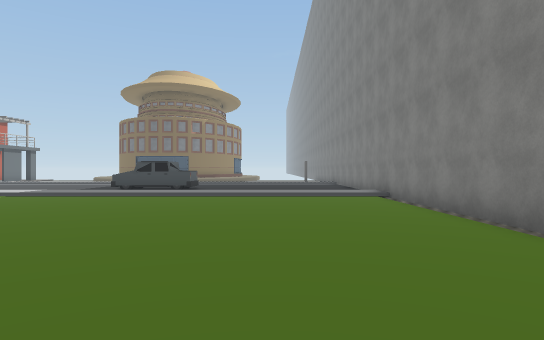
View 1 (above)

24 first-person views from a walk through a 3-D level made in the Unity game engine. The camera is 1.5 m above the floor, looks level and sees 75° across. The floor is counted in squares, 2 m on a side. Each view is taken from the middle of a square. On the plan, view 1 faces up. The plan holds only what a view shows up to about 11 squares ahead; the rest is blank. The place goes on beyond the plan. Some animated figures are left out. Some surface patterns are stand-ins.

View 2
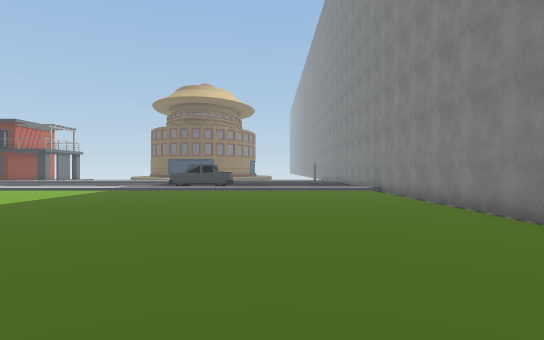

View 3
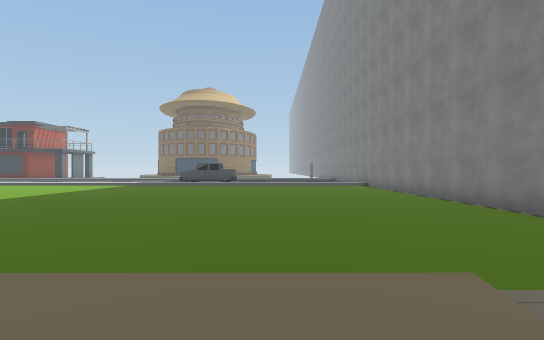

View 4
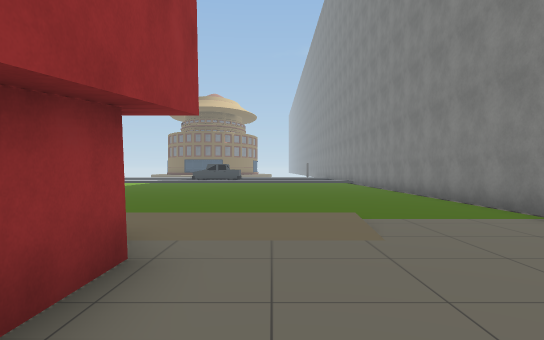

View 5
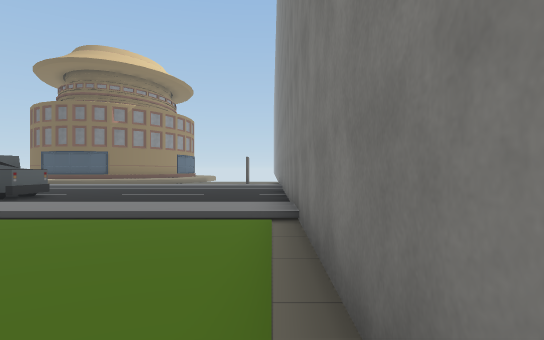

View 6
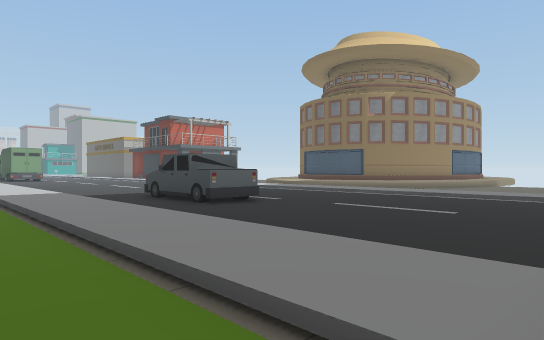

View 7
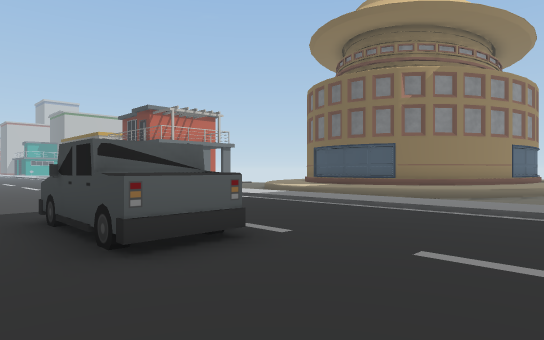

View 8
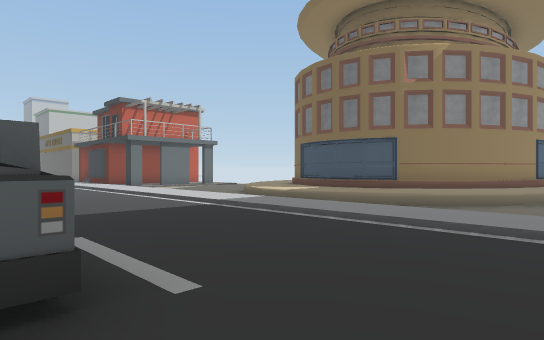

View 9
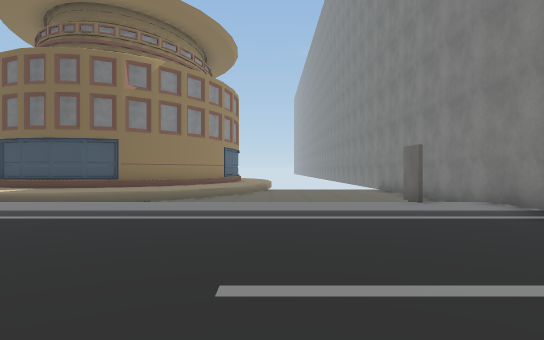

View 10
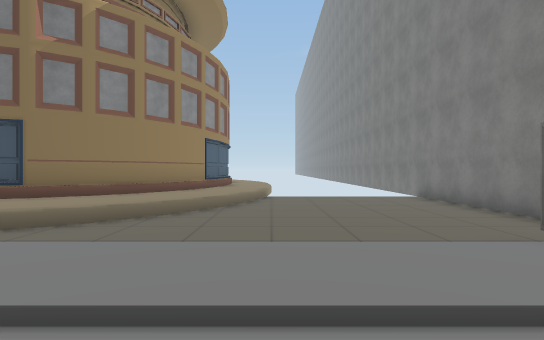

View 11
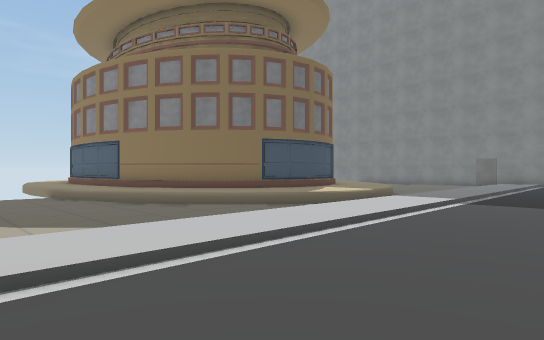

View 12
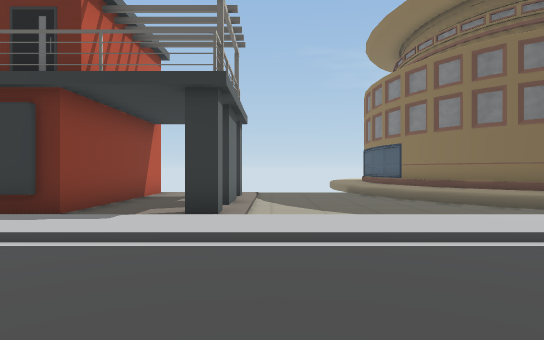

View 13
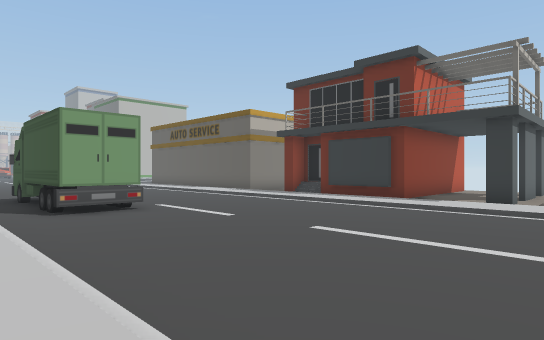

View 14
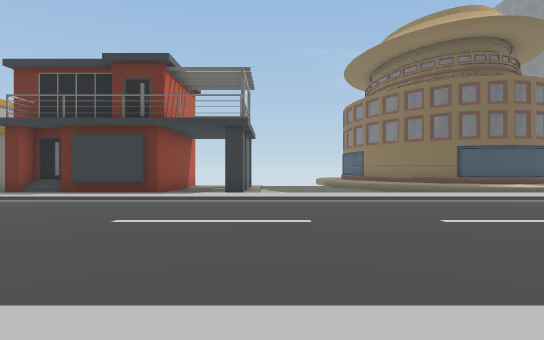

View 15
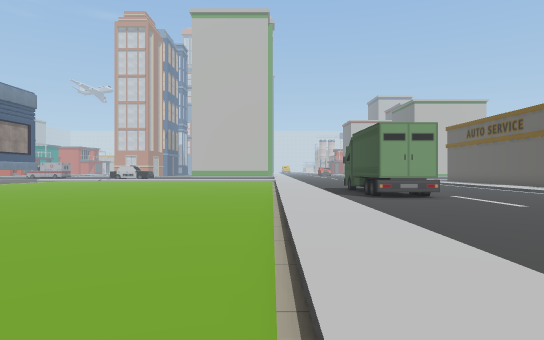

View 16
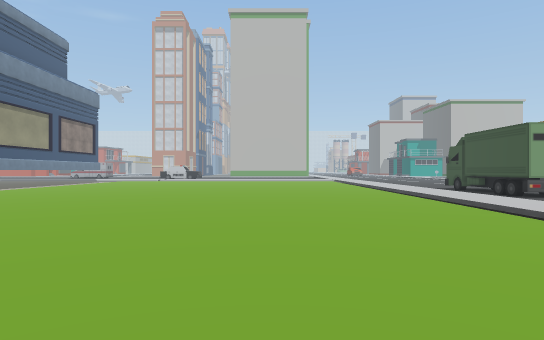

View 17
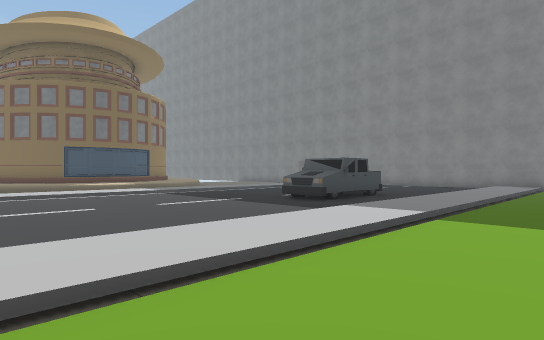

View 18
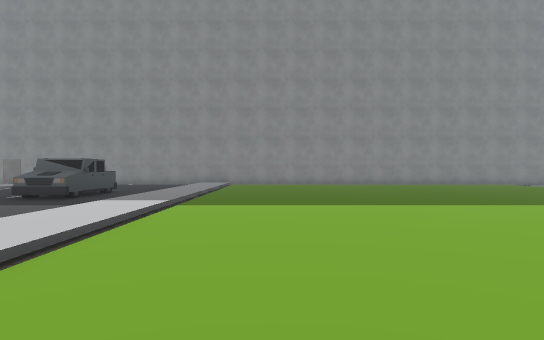

View 19
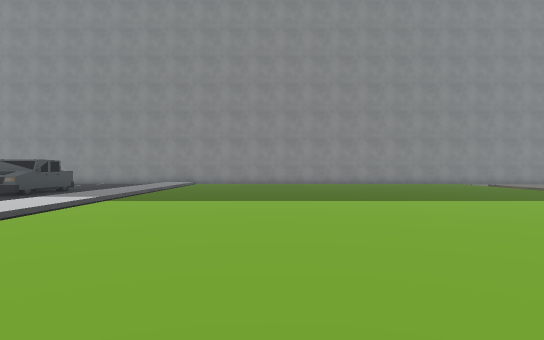

View 20
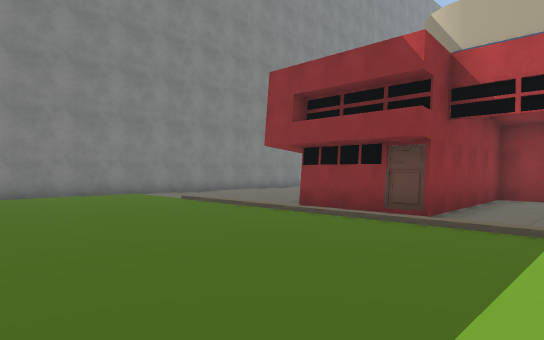

View 21
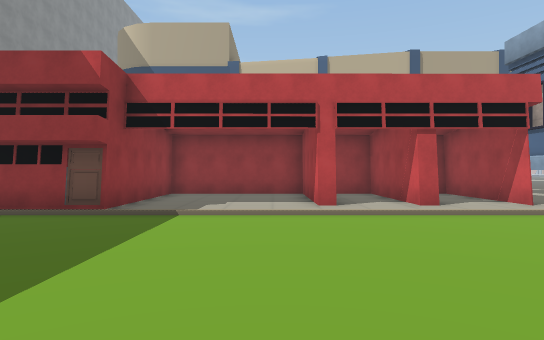

View 22
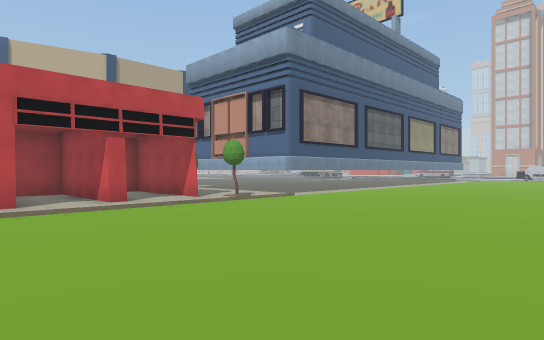

View 23
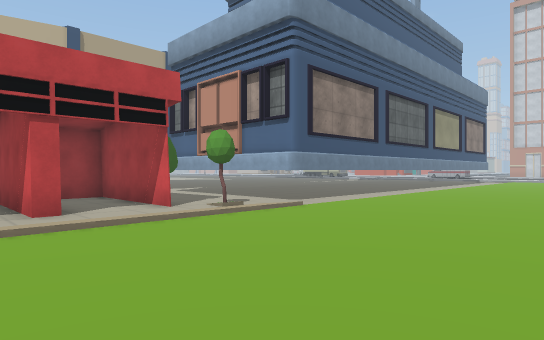

View 24
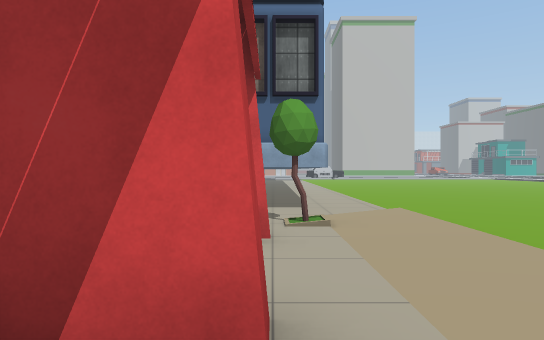

### Floor plan
Key: @ floor where view 1 was taken; # wall or solid block; x gap in a wall; . main floor; : floor 0.25 m higher than the main floor; / step, stairs or slope; ^ raised ledge; T truck; B billboard; C container.
Columns run from 24 left of view 1 to 4 right of it. Each row starts with its distance up from view 1.
 29            ^
 28            ^         # ^   ##
 27           .^^#       #^.....#
 26     #. ....^^#      #^^.....#
 25     #. #....^^#     #^^.....#
 24     #..x....^^^#  ##^^......#
 23     #..#.....^^^##^^^^......#
 22     #.........^^^^^^^.......#
 21 #/###..#.......^^^^.......B.#
 20  /////////////////////////B/#
 19  :::::::::::::::::::::::::::#
 18 ............................
 17 ...........................
 16 ............................#
 15 ............................#
 14 CC................TTTT......#
 13 CC................TT.T......#
 12 ............................#
 11 ::::::::::::::::::::::::::::#
 10 ////////////////////////////#
  9 ............................#
  8 ............................#
  7 ............................#
  6 ............................#
  5 ............................#
  4 ............................#
  3 .........  .................#
  2 ............................#
  1 ............................#
  0 ........................@...#
 -1 ............................#
 -2 ............................#
 -3  ...........................#
 -4   .....//////////////////...
 -5     ###./..........###.....
 -6       #.##.........# ##....
 -7       #..#.#..#....#  #...
 -8       #.##.#..#....#
 -9          #.#..#....#   .

Where each view was taken, in squares from view 1:
view 1: 0 up, 0 right, facing up
view 2: 4 down, 1 left, facing up
view 3: 6 down, 1 left, facing up
view 4: 9 down, 1 left, facing up
view 5: 5 up, 3 right, facing up
view 6: 9 up, 3 right, facing up-left
view 7: 12 up, 0 right, facing up-left
view 8: 14 up, 1 left, facing up-left
view 9: 13 up, 1 left, facing up
view 10: 17 up, 1 left, facing up
view 11: 16 up, 16 left, facing up-right
view 12: 15 up, 16 left, facing up
view 13: 11 up, 15 left, facing up-left
view 14: 10 up, 16 left, facing up
view 15: 10 up, 13 left, facing left
view 16: 6 up, 13 left, facing left
view 17: 8 up, 13 left, facing up-right
view 18: 8 up, 15 left, facing right
view 19: 6 up, 16 left, facing right
view 20: 1 up, 8 left, facing down-right
view 21: 2 up, 9 left, facing down
view 22: 3 up, 9 left, facing down-left
view 23: 1 up, 11 left, facing down-left
view 24: 6 down, 11 left, facing left
